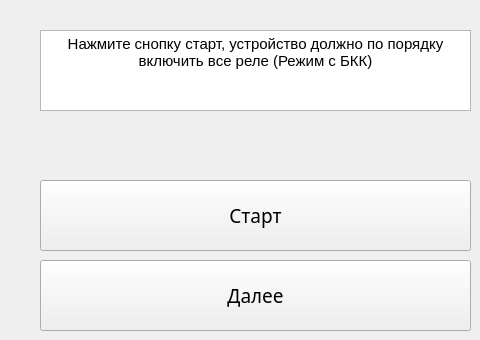
                   <widget class="QWidget" name="page_16">
                    <widget class="QTextBrowser" name="textBrowser_13">
                     <property name="geometry">
                      <rect>
                       <x>40</x>
                       <y>30</y>
                       <width>431</width>
                       <height>81</height>
                      </rect>
                     </property>
                     <property name="html">
                      <string>&lt;!DOCTYPE HTML PUBLIC &quot;-//W3C//DTD HTML 4.0//EN&quot; &quot;http://www.w3.org/TR/REC-html40/strict.dtd&quot;&gt;
&lt;html&gt;&lt;head&gt;&lt;meta name=&quot;qrichtext&quot; content=&quot;1&quot; /&gt;&lt;meta charset=&quot;utf-8&quot; /&gt;&lt;style type=&quot;text/css&quot;&gt;
p, li { white-space: pre-wrap; }
hr { height: 1px; border-width: 0; }
li.unchecked::marker { content: &quot;\2610&quot;; }
li.checked::marker { content: &quot;\2612&quot;; }
&lt;/style&gt;&lt;/head&gt;&lt;body style=&quot; font-family:'Noto Sans SC'; font-size:9pt; font-weight:400; font-style:normal;&quot;&gt;
&lt;p align=&quot;center&quot; style=&quot; margin-top:0px; margin-bottom:0px; margin-left:0px; margin-right:0px; -qt-block-indent:0; text-indent:0px;&quot;&gt;&lt;span style=&quot; font-size:11pt;&quot;&gt;Нажмите снопку старт, устройство должно по порядку включить все реле (Режим с БКК)&lt;/span&gt;&lt;/p&gt;&lt;/body&gt;&lt;/html&gt;</string>
                     </property>
                    </widget>
                    <widget class="QPushButton" name="pushButton_9">
                     <property name="geometry">
                      <rect>
                       <x>40</x>
                       <y>180</y>
                       <width>431</width>
                       <height>71</height>
                      </rect>
                     </property>
                     <property name="font">
                      <font>
                       <family>Noto Sans SC</family>
                       <pointsize>14</pointsize>
                      </font>
                     </property>
                     <property name="text">
                      <string>Старт</string>
                     </property>
                    </widget>
                    <widget class="QPushButton" name="pushButton_10">
                     <property name="geometry">
                      <rect>
                       <x>40</x>
                       <y>260</y>
                       <width>431</width>
                       <height>71</height>
                      </rect>
                     </property>
                     <property name="font">
                      <font>
                       <family>Noto Sans SC</family>
                       <pointsize>14</pointsize>
                      </font>
                     </property>
                     <property name="text">
                      <string>Далее</string>
                     </property>
                    </widget>
                   </widget>
